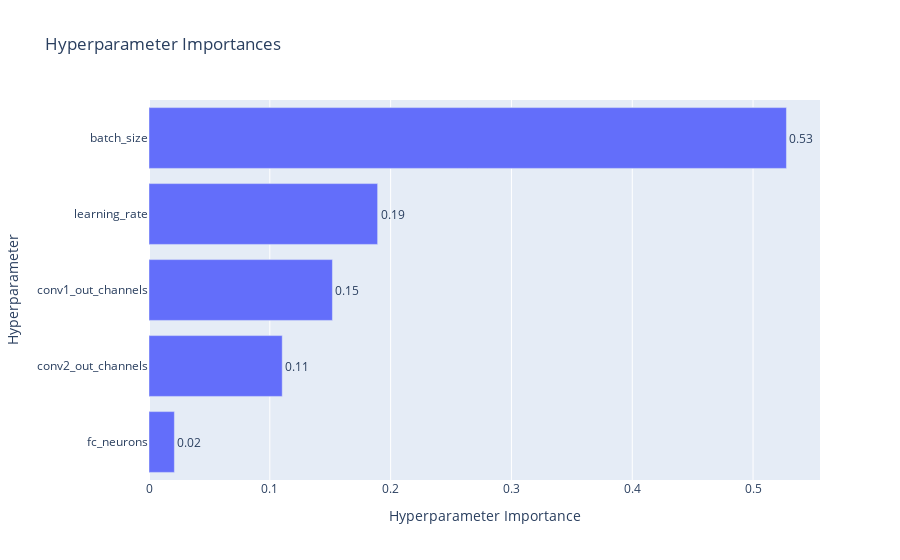

The code cell stored with this chart in its notebook:
### Code cell
fig2 = plot_param_importances(study)
fig2.show()

### Figure 1 — Plotly figure (JSON) as saved in the notebook; plotly's stock layout.template omitted (floating-point values rounded to 4 significant figures)
{"data": [{"cliponaxis": false, "hovertemplate": ["fc_neurons (CategoricalDistribution): 0.02101478143632346<extra></extra>", "conv2_out_channels (CategoricalDistribution): 0.11028304959953801<extra></extra>", "conv1_out_channels (CategoricalDistribution): 0.15182629695568203<extra></extra>", "learning_rate (FloatDistribution): 0.18924078070797842<extra></extra>", "batch_size (CategoricalDistribution): 0.5276350913004781<extra></extra>"], "name": "Objective Value", "orientation": "h", "text": ["0.02", "0.11", "0.15", "0.19", "0.53"], "textposition": "outside", "type": "bar", "x": [0.02101, 0.1103, 0.1518, 0.1892, 0.5276], "y": ["fc_neurons", "conv2_out_channels", "conv1_out_channels", "learning_rate", "batch_size"]}], "layout": {"title": {"text": "Hyperparameter Importances"}, "xaxis": {"title": {"text": "Hyperparameter Importance"}}, "yaxis": {"title": {"text": "Hyperparameter"}}}}
